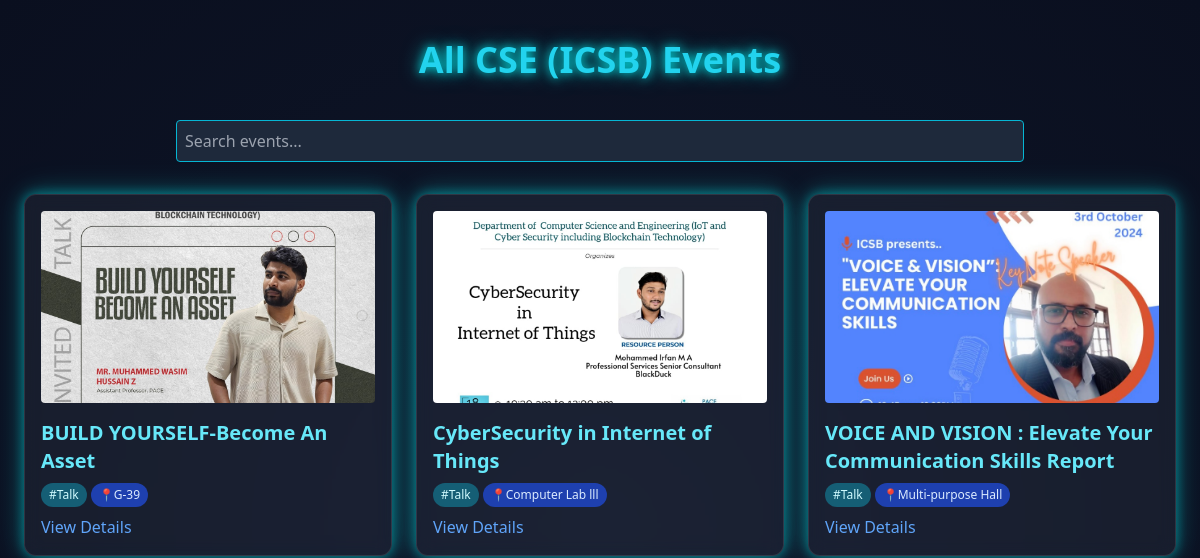
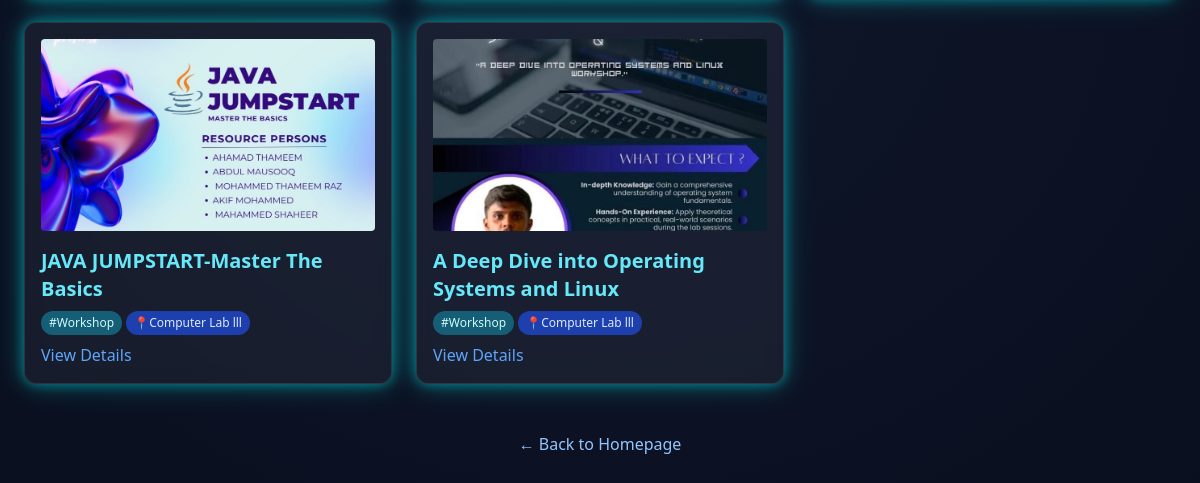
The page /all_events on the database as committed earlier (2 pictures, top to bottom).
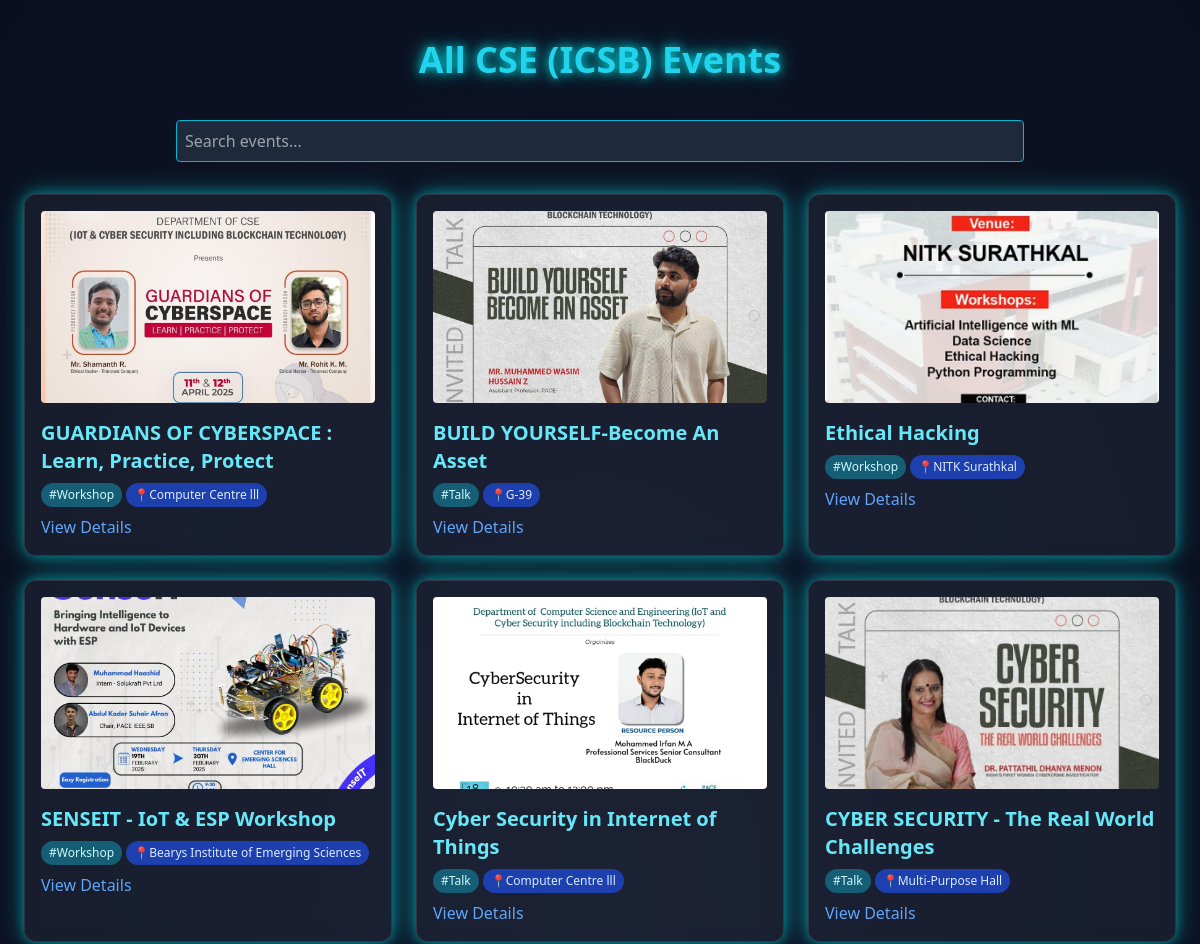
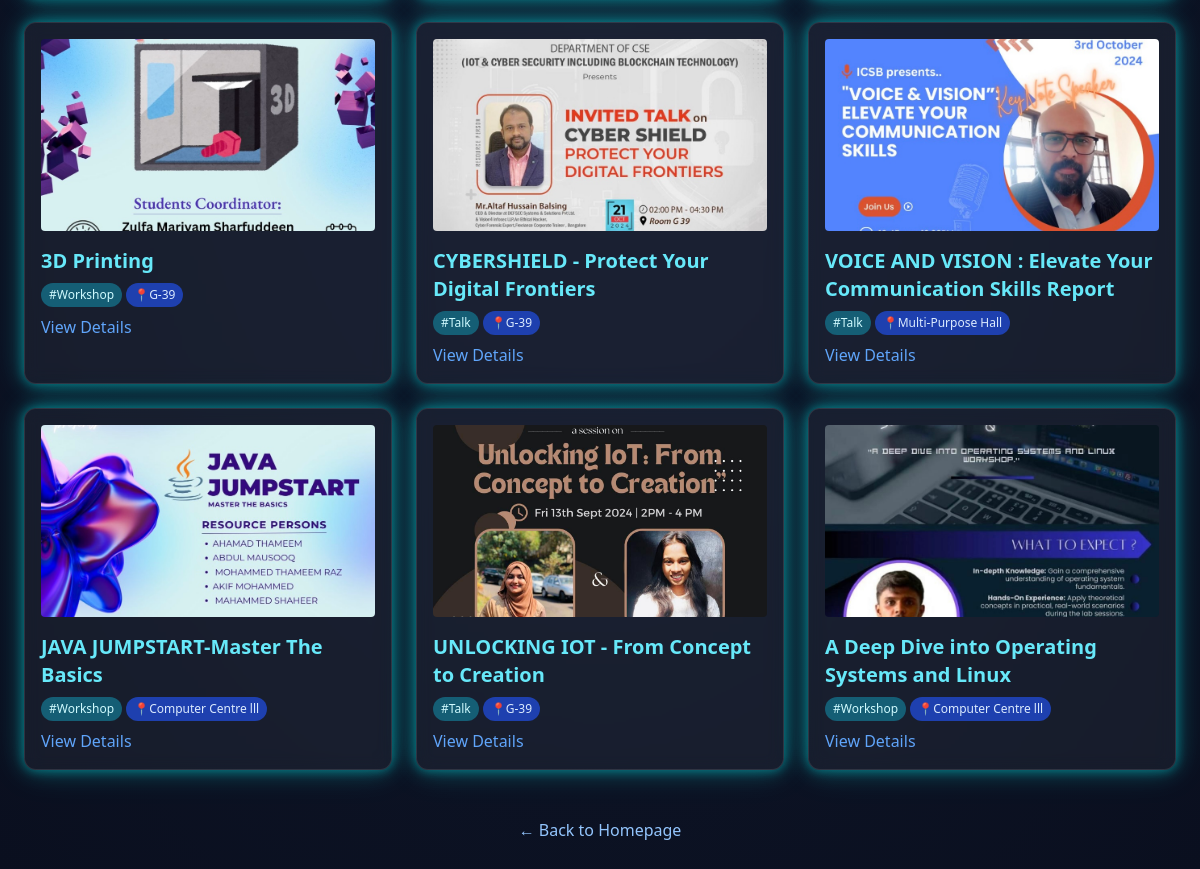
The same page on the database as committed later (2 pictures, top to bottom).
### tables this page shows
CREATE TABLE events (
            event_id INTEGER PRIMARY KEY AUTOINCREMENT,
                    title TEXT NOT NULL,
                            event_date TEXT,
                                    venue TEXT,
                                            type TEXT,
                                                    report TEXT
                                                        , main_image TEXT);

### app.py (the view)
@app.route('/all_events')
def all_events():
    conn = get_db_connection()
    events = conn.execute('''
        SELECT e.*, MAX(d.date) as latest_date
        FROM events e
        LEFT JOIN event_dates d ON e.event_id = d.event_id
        GROUP BY e.event_id
        ORDER BY latest_date DESC
    ''').fetchall()
    conn.close()
    return render_template('all_events.html', events=events)

### app.py (called while the page is built)
def get_db_connection():
    conn = sqlite3.connect(DATABASE)
    conn.row_factory = sqlite3.Row
    return conn

### templates/all_events.html (shortened to what this page needs)
<!DOCTYPE html>
<html lang="en">
<head>
  <script src="https://cdn.tailwindcss.com"></script>
</head>
<body class="font-sans">
<div class="text-center py-10">
  <h1 class="text-4xl font-bold text-cyan-400 glow-text">All CSE (ICSB) Events</h1>
</div>
<div class="max-w-4xl mx-auto px-6 pb-8">
  <input id="searchInput" type="text" placeholder="Search events..."
         class="w-full p-2 bg-[#1e293b] text-white rounded border border-cyan-500 placeholder-gray-400">
</div>
<div class="max-w-7xl mx-auto px-6 grid grid-cols-1 sm:grid-cols-2 lg:grid-cols-3 gap-6 pb-12">
  {% for event in events %}
  <div class="glass glow-card p-4 rounded-xl event-card" ...
       data-search="{{ event.title }} {{ event.venue }} {{ event.type }} {{ event.report | default('') }}">
    {% if event.main_image %}
      <img src="{{ url_for('static', filename=event.main_image.split('static/')[1]) }}"
           class="rounded mb-4 w-full h-48 object-cover">
    {% endif %}
    <h3 class="text-xl font-semibold text-cyan-300 mb-2">{{ event.title }}</h3>
    <div class="flex flex-wrap gap-1 mb-2 text-xs">
      <span class="px-2 py-1 rounded-full bg-cyan-800 text-cyan-100">#{{ event.type }}</span>
      <span class="px-2 py-1 rounded-full bg-blue-800 text-blue-100">📍{{ event.venue }}</span>
    </div>
    <a href="{{ url_for('event_detail', event_id=event.event_id) }}"
       class="text-blue-400 hover:underline">View Details</a>
  </div>
  {% endfor %}
</div>
<div class="text-center pb-10">
  <a href="{{ url_for('index') }}" class="text-blue-300 hover:underline">← Back to Homepage</a>
</div>
</body>
</html>

### templates/all_events.html (style rules this page uses)
.glow-text { text-shadow: 0 0 10px rgba(0, 255, 255, 0.8), 0 0 20px rgba(0, 255, 255, 0.6); }
.glow-card { border: 2px solid rgba(0, 255, 255, 0.2); box-shadow: 0 0 12px rgba(0, 255, 255, 0.4), 0 0 24px rgba(0, 255, 255, 0.2), 0 0 36px rgba(0, 255, 255, 0.15); transition: transform 0.3s ease, box-shadow 0.3s ease; }
body { background: radial-gradient(ellipse at center, #0f172a 0%, #0a0f1f 100%); color: white; }
.glass { backdrop-filter: blur(8px); background-color: rgba(255, 255, 255, 0.05); border: 1px solid rgba(255, 255, 255, 0.1); }

Rows that differ between the two databases and show on the page:
added events: main_image (picture), title "GUARDIANS OF CYBERSPACE : Learn, Practice, Protect", type "Workshop", venue "Computer Centre lll"
added events: main_image (picture), title "Ethical Hacking", type "Workshop", venue "NITK Surathkal"
added events: main_image (picture), title "SENSEIT - IoT & ESP Workshop", type "Workshop", venue "Bearys Institute of Emerging Sciences"
changed events: title "CyberSecurity in Internet of Things" → "Cyber Security in Internet of Things"; venue "Computer Lab lll" → "Computer Centre lll"
added events: main_image (picture), title "CYBER SECURITY - The Real World Challenges", type "Talk", venue "Multi-Purpose Hall"
added events: main_image (picture), title "3D Printing", type "Workshop", venue "G-39"
added events: main_image (picture), title "CYBERSHIELD - Protect Your Digital Frontiers", type "Talk", venue "G-39"
changed events "VOICE AND VISION : Elevate Your Communication Skills Report": venue "Multi-purpose Hall" → "Multi-Purpose Hall"
changed events "JAVA JUMPSTART-Master The Basics": venue "Computer Lab lll" → "Computer Centre lll"
added events: main_image (picture), title "UNLOCKING IOT - From Concept to Creation", type "Talk", venue "G-39"
changed events "A Deep Dive into Operating Systems and Linux": venue "Computer Lab lll" → "Computer Centre lll"
